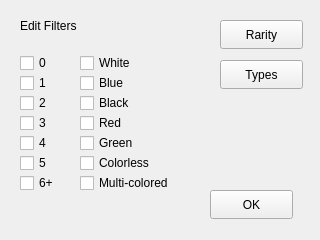
<?xml version="1.0" encoding="UTF-8"?>
<ui version="4.0">
 <class>Filter</class>
 <widget class="QWidget" name="Filter">
  <property name="geometry">
   <rect>
    <x>0</x>
    <y>0</y>
    <width>320</width>
    <height>240</height>
   </rect>
  </property>
  <property name="minimumSize">
   <size>
    <width>320</width>
    <height>240</height>
   </size>
  </property>
  <property name="maximumSize">
   <size>
    <width>320</width>
    <height>240</height>
   </size>
  </property>
  <property name="windowTitle">
   <string>Filter</string>
  </property>
  <widget class="QWidget" name="centralwidget">
   <widget class="QLabel" name="label">
    <property name="geometry">
     <rect>
      <x>20</x>
      <y>10</y>
      <width>91</width>
      <height>31</height>
     </rect>
    </property>
    <property name="text">
     <string>Edit Filters</string>
    </property>
   </widget>
   <widget class="QCheckBox" name="checkBox">
    <property name="geometry">
     <rect>
      <x>20</x>
      <y>50</y>
      <width>93</width>
      <height>26</height>
     </rect>
    </property>
    <property name="text">
     <string>0</string>
    </property>
   </widget>
   <widget class="QCheckBox" name="checkBox_2">
    <property name="geometry">
     <rect>
      <x>20</x>
      <y>70</y>
      <width>93</width>
      <height>26</height>
     </rect>
    </property>
    <property name="text">
     <string>1</string>
    </property>
   </widget>
   <widget class="QCheckBox" name="checkBox_3">
    <property name="geometry">
     <rect>
      <x>20</x>
      <y>90</y>
      <width>93</width>
      <height>26</height>
     </rect>
    </property>
    <property name="text">
     <string>2</string>
    </property>
   </widget>
   <widget class="QCheckBox" name="checkBox_4">
    <property name="geometry">
     <rect>
      <x>20</x>
      <y>110</y>
      <width>93</width>
      <height>26</height>
     </rect>
    </property>
    <property name="text">
     <string>3</string>
    </property>
   </widget>
   <widget class="QCheckBox" name="checkBox_5">
    <property name="geometry">
     <rect>
      <x>20</x>
      <y>130</y>
      <width>93</width>
      <height>26</height>
     </rect>
    </property>
    <property name="text">
     <string>4</string>
    </property>
   </widget>
   <widget class="QCheckBox" name="checkBox_6">
    <property name="geometry">
     <rect>
      <x>20</x>
      <y>150</y>
      <width>93</width>
      <height>26</height>
     </rect>
    </property>
    <property name="text">
     <string>5</string>
    </property>
   </widget>
   <widget class="QCheckBox" name="checkBox_7">
    <property name="geometry">
     <rect>
      <x>20</x>
      <y>170</y>
      <width>93</width>
      <height>26</height>
     </rect>
    </property>
    <property name="text">
     <string>6+</string>
    </property>
   </widget>
   <widget class="QCheckBox" name="checkBox_8">
    <property name="geometry">
     <rect>
      <x>80</x>
      <y>50</y>
      <width>93</width>
      <height>26</height>
     </rect>
    </property>
    <property name="text">
     <string>White</string>
    </property>
   </widget>
   <widget class="QCheckBox" name="checkBox_9">
    <property name="geometry">
     <rect>
      <x>80</x>
      <y>70</y>
      <width>93</width>
      <height>26</height>
     </rect>
    </property>
    <property name="text">
     <string>Blue</string>
    </property>
   </widget>
   <widget class="QCheckBox" name="checkBox_10">
    <property name="geometry">
     <rect>
      <x>80</x>
      <y>90</y>
      <width>93</width>
      <height>26</height>
     </rect>
    </property>
    <property name="text">
     <string>Black</string>
    </property>
   </widget>
   <widget class="QCheckBox" name="checkBox_11">
    <property name="geometry">
     <rect>
      <x>80</x>
      <y>110</y>
      <width>93</width>
      <height>26</height>
     </rect>
    </property>
    <property name="text">
     <string>Red</string>
    </property>
   </widget>
   <widget class="QCheckBox" name="checkBox_12">
    <property name="geometry">
     <rect>
      <x>80</x>
      <y>130</y>
      <width>93</width>
      <height>26</height>
     </rect>
    </property>
    <property name="text">
     <string>Green</string>
    </property>
   </widget>
   <widget class="QCheckBox" name="checkBox_13">
    <property name="geometry">
     <rect>
      <x>80</x>
      <y>150</y>
      <width>93</width>
      <height>26</height>
     </rect>
    </property>
    <property name="text">
     <string>Colorless</string>
    </property>
   </widget>
   <widget class="QCheckBox" name="checkBox_14">
    <property name="geometry">
     <rect>
      <x>80</x>
      <y>170</y>
      <width>121</width>
      <height>26</height>
     </rect>
    </property>
    <property name="text">
     <string>Multi-colored</string>
    </property>
   </widget>
   <widget class="QPushButton" name="rarityButton">
    <property name="geometry">
     <rect>
      <x>220</x>
      <y>20</y>
      <width>83</width>
      <height>29</height>
     </rect>
    </property>
    <property name="text">
     <string>Rarity</string>
    </property>
   </widget>
   <widget class="QPushButton" name="typesButton">
    <property name="geometry">
     <rect>
      <x>220</x>
      <y>60</y>
      <width>83</width>
      <height>29</height>
     </rect>
    </property>
    <property name="text">
     <string>Types</string>
    </property>
   </widget>
   <widget class="QPushButton" name="okButton">
    <property name="geometry">
     <rect>
      <x>210</x>
      <y>190</y>
      <width>83</width>
      <height>29</height>
     </rect>
    </property>
    <property name="text">
     <string>OK</string>
    </property>
   </widget>
  </widget>
 </widget>
 <resources/>
 <connections/>
</ui>
